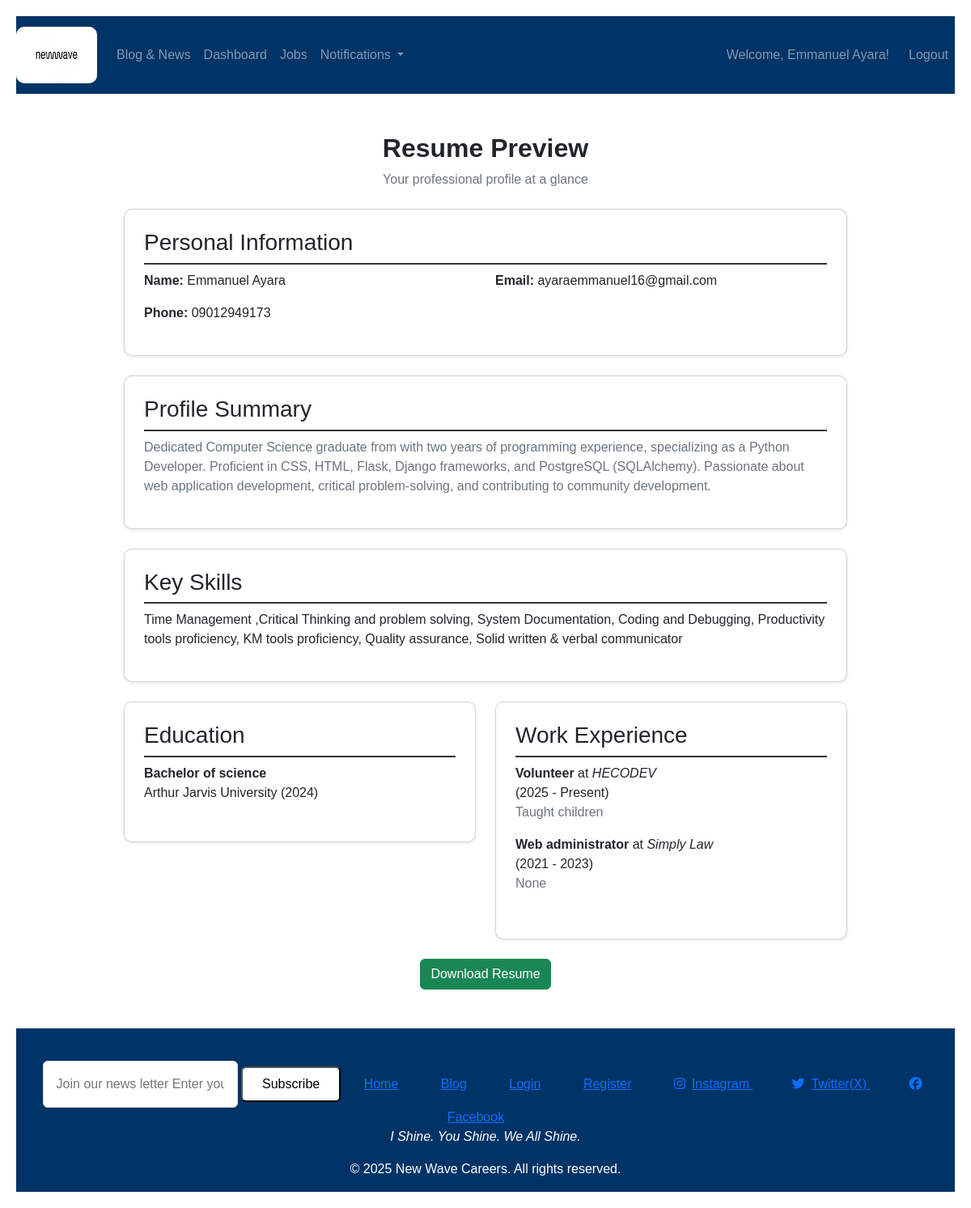
/resume/preview (signed in), run on the app's committed database.
### models.py (models this page shows, shortened)
class User(db.Model, UserMixin):
    id = db.Column(db.Integer, primary_key=True)
    username = db.Column(db.String(100), unique=True, nullable=False)
    email = db.Column(db.String(150), unique=True, nullable=False, index=True)
    password = db.Column(db.String(200), nullable=False)
    is_admin = db.Column(db.Boolean, default=False)
    bio = db.Column(db.Text, nullable=True)
    location = db.Column(db.String(100), nullable=True)
    applications = db.relationship('Application', backref='user_applications', lazy=True)  # Link Applications
    role = db.Column(db.Enum(UserRole), nullable=False, default=UserRole.JOB_SEEKER)
    profile_image = db.Column(db.String(200), nullable=True, default='default.jpg')
    notifications = db.relationship('Notification', backref='receiver', lazy='dynamic')
    applications = db.relationship('Application', backref='applicant', lazy='dynamic')
    saved_jobs = db.relationship('Job', secondary='saved_jobs', backref='saved_by', lazy='dynamic')

class Resume(db.Model):
    id = db.Column(db.Integer, primary_key=True)
    user_id = db.Column(db.Integer, db.ForeignKey("user.id"), nullable=False)
    full_name = db.Column(db.String(150), nullable=False)
    phone = db.Column(db.String(20), nullable=False)
    email = db.Column(db.String(150), nullable=False)
    profile_summary = db.Column(db.Text, nullable=True)  # Profile Summary
    activities_interests = db.Column(db.Text, nullable=True)  # List of activities
    key_skills = db.Column(db.Text, nullable=True)  # List of skills
    education = db.relationship("Education", backref="resume", lazy=True, cascade="all, delete-orphan")  # Multiple entries
    experience = db.relationship("WorkExperience", backref="resume", lazy=True, cascade="all, delete-orphan")  # Multiple entries
    user = db.relationship("User", backref="resume", uselist=False)

class Education(db.Model):
    id = db.Column(db.Integer, primary_key=True)
    resume_id = db.Column(db.Integer, db.ForeignKey("resume.id"), nullable=False)
    degree = db.Column(db.String(200), nullable=False)
    institution = db.Column(db.String(200), nullable=False)
    year = db.Column(db.String(50), nullable=False)

class WorkExperience(db.Model):
    id = db.Column(db.Integer, primary_key=True)
    resume_id = db.Column(db.Integer, db.ForeignKey("resume.id"), nullable=False)
    job_title = db.Column(db.String(200), nullable=False)
    company = db.Column(db.String(200), nullable=False)
    location = db.Column(db.String(200), nullable=True)
    start_year = db.Column(db.String(50), nullable=False)
    end_year = db.Column(db.String(50), nullable=True)
    description = db.Column(db.Text, nullable=True)

### routes.py (the view)
@app.route("/resume/preview")
@login_required
def resume_preview():
    resume = Resume.query.filter_by(user_id=current_user.id).order_by(Resume.id.desc()).first()
    if not resume:
        flash("You have not created a resume yet.", "warning")
        return redirect(url_for("resume"))
    education = Education.query.filter_by(resume_id=resume.id).all()
    experience = WorkExperience.query.filter_by(resume_id=resume.id).all()
    return render_template("resume_preview.html", resume=resume, education=education, experience=experience, UserRole=UserRole)

### app.py (called while the page is built)
@app.after_request
def add_header(response):
    response.headers["Cache-Control"] = "no-store, no-cache, must-revalidate, max-age=0"
    return response

### models.py (called while the page is built)
@login_manager.user_loader
def load_user(user_id):
    return User.query.get(int(user_id))

### templates/resume_preview.html (shortened to what this page needs)
{% extends "layout.html" %}
{% block content %}
<!DOCTYPE html>
<html>
<head>
    <link rel="stylesheet" href="https://cdn.jsdelivr.net/npm/bootstrap@5.3.0/dist/css/bootstrap.min.css">
</head>
<body>
<div class="container mt-5">
    <div class="text-center mb-4">
        <h2 class="fw-bold">Resume Preview</h2>
        <p class="text-muted">Your professional profile at a glance</p>
    </div>
    <div class="card shadow-sm p-4 mb-4">
        <h3 class="border-bottom pb-2">Personal Information</h3>
        <div class="row">
            <div class="col-md-6">
                <p><strong>Name:</strong> {{ resume.full_name }}</p>
                <p><strong>Phone:</strong> {{ resume.phone }}</p>
            </div>
            <div class="col-md-6">
                <p><strong>Email:</strong> {{ resume.email }}</p>
            </div>
        </div>
    </div>
    <div class="card shadow-sm p-4 mb-4">
        <h3 class="border-bottom pb-2">Profile Summary</h3>
        <p class="text-muted">{{ resume.profile_summary }}</p>
    </div>
    <div class="card shadow-sm p-4 mb-4">
        <h3 class="border-bottom pb-2">Key Skills</h3>
        <p>{{ resume.key_skills }}</p>
    </div>
    <div class="row">
        <div class="col-md-6">
            <div class="card shadow-sm p-4 mb-4">
                <h3 class="border-bottom pb-2">Education</h3>
                <ul class="list-unstyled">
                    {% for edu in education %}
                        <li class="mb-2">
                            <strong>{{ edu.degree }}</strong><br>
                            {{ edu.institution }} ({{ edu.year }})
                        </li>
                    {% endfor %}
                </ul>
            </div>
        </div>
        <div class="col-md-6">
            <div class="card shadow-sm p-4 mb-4">
                <h3 class="border-bottom pb-2">Work Experience</h3>
                <ul class="list-unstyled">
                    {% for exp in experience %}
                        <li class="mb-3">
                            <strong>{{ exp.job_title }}</strong> at <em>{{ exp.company }}</em><br>
                            ({{ exp.start_year }} - {{ exp.end_year }})<br>
                            <span class="text-muted">{{ exp.description }}</span>
                        </li>
                    {% endfor %}
                </ul>
            </div>
        </div>
    </div>
</div>
<div style="display: flex; justify-content: center;">
    <a href="{{ url_for('resume_download') }}" class="btn btn-success"
       style="transition: background-color 0.3s ease;"
       onmouseover="this.style.backgroundColor='darkgreen'; this.style.color='white';"
       onmouseout="this.style.backgroundColor='green'; this.style.color='white';">
       Download Resume
    </a>
</div>
</body>
</html>
{% endblock %}

### templates/layout.html (shortened to what this page needs)
<!DOCTYPE html>
<html lang="en">
<head>
  <link rel="stylesheet" href="https://cdnjs.cloudflare.com/ajax/libs/font-awesome/6.5.0/css/all.min.css" />
  <link rel="stylesheet" href="https://stackpath.bootstrapcdn.com/bootstrap/4.5.2/css/bootstrap.min.css">
  <link rel="stylesheet" href="static/style.css">
</head>
<body>
  <nav class="navbar navbar-expand-lg navbar-dark bg-primary">
    <a class="navbar-brand" href="{{ url_for('home') }}">
      <img src="/static/logo.jpg" alt="Logo" style="height: 70px; width: 100px; border-radius: 10px;">
    </a>
    <div class="collapse navbar-collapse" id="navbarContent">
      <ul class="navbar-nav mr-auto">
        {% if current_user.is_authenticated %}
          {% if current_user.role == UserRole.JOB_SEEKER %}
            <li class="nav-item"><a class="nav-link" href="{{ url_for('blog') }}">Blog & News</a></li>
            <li class="nav-item"><a class="nav-link" href="{{ url_for('dashboard') }}">Dashboard</a></li>
            <li class="nav-item"><a class="nav-link" href="{{ url_for('jobs') }}">Jobs</a></li>
            <li class="nav-item dropdown">
              <a class="nav-link dropdown-toggle" href="{{ url_for('notifications') }}" id="notificationDropdown" role="button" data-bs-toggle="dropdown" aria-expanded="false">
                  Notifications
                  {% set unread = current_user.notifications|selectattr("is_read", "equalto", False)|list %}
              </a>
                {% set sorted_notifications = current_user.notifications | sort(attribute="timestamp", reverse=True) %}
          </li>
          {% endif %}
        {% else %}
          <li class="nav-item"><a class="nav-link" href="{{ url_for('blog') }}">Blog & News</a></li>
          <li class="nav-item"><a class="nav-link" href="{{ url_for('login') }}">Login</a></li>
          <li class="nav-item"><a class="nav-link" href="{{ url_for('register') }}">Register</a></li>
        {% endif %}
      </ul>
      {% if current_user.is_authenticated %}
        <span class="navbar-text">Welcome, {{ current_user.username }}!</span>
        <ul class="navbar-nav ml-3">
          <li class="nav-item"><a class="nav-link" href="{{ url_for('logout') }}">Logout</a></li>
        </ul>
      {% endif %}
    </div>
  </nav>
  <div class="container mt-4">
    {% block content %}{% endblock %}
  </div>
  <footer class="footer bg-primary text-white mt-5 py-3">
    <div class="max-w-7xl mx-auto px-6 grid grid-cols-1 md:grid-cols-4 gap-10">
      <div>
        <div class="flex flex-col text-right text-center space-y-3">
          <form action="#" method="POST" class="flex flex-col space-y-3">
            <input type="email" placeholder="Join our news letter Enter your email"
                   class="p-3 rounded bg-blue-800 border border-blue-700 text-blue-900 placeholder-gray-300 focus:outline-none focus:ring-2 focus:ring-blue-400">
            <button type="submit"
                    class="bg-white text-blue-900 font-semibold py-2 px-4 rounded hover:bg-gray-200 transition duration-300">
              Subscribe
            </button>
          <a href="{{ url_for('home') }}" class="bg-blue-700 hover:bg-blue-800 text-blue-900 px-4 py-2 rounded text-sm transition duration-300">Home</a>
          <a href="{{ url_for('blog') }}" class="bg-blue-700 hover:bg-blue-800 text-blue-900 px-4 py-2 rounded text-sm transition duration-300">Blog</a>
          <a href="{{ url_for('login') }}" class="bg-blue-700 hover:bg-blue-800 text-blue-900 px-4 py-2 rounded text-sm transition duration-300">Login</a>
          <a href="{{ url_for('register') }}" class="bg-blue-700 hover:bg-blue-800 text-blue-900 px-4 py-2 rounded text-sm transition duration-300">Register</a>
          <a href="https://instagram.com/newwavecareers" target="_blank" class="bg-blue-700 hover:bg-blue-800 flex items-center px-4 py-2 rounded transition duration-300">
            <i class="fab fa-instagram mr-2"></i>Instagram
          </a>
          <a href="https://twitter.com/newwavecareers" target="_blank" class="bg-blue-700 hover:bg-blue-800 flex items-center px-4 py-2 rounded transition duration-300">
            <i class="fab fa-twitter mr-2"></i>Twitter(X)
          </a>
          <a href="https://facebook.com/newwavecareers" target="_blank" class="bg-blue-700 hover:bg-blue-800 flex items-center px-4 py-2 rounded transition duration-300">
            <i class="fab fa-facebook mr-2"></i>Facebook
          </a>
        </div>
      </div>
    </div>
    <div class="mt-12 border-t border-blue-800 pt-6 text-center text-blue-900 text-sm text-gray-300">
      <p><em>I Shine. You Shine. We All Shine.</em></p>
      &copy; 2025 New Wave Careers. All rights reserved.
    </div>
  </footer>
</body>
</html>

### static/style.css (style rules this page uses)
:root { --main-blue: #003366; --dark-blue: #002244; }
.navbar.bg-primary, .footer.bg-primary { background-color: var(--main-blue) !important; }
body { background-color: #f8f9fa; color: #333; }
.container { margin-top: 20px; }
.footer { position: relative; bottom: 0; width: 100%; }
body { font-family: 'Segoe UI', sans-serif; }

### templates/resume_preview.html (style rules this page uses)
body { font-family: Arial, sans-serif; padding: 20px; }
.container { width: 90%; margin: auto; }
.card { border-radius: 10px; box-shadow: 0 4px 6px rgba(0, 0, 0, 0.1); }
.border-bottom { border-bottom: 2px solid #333 !important; }
.text-muted { color: #6c757d !important; }

### data on the page
User: username "Emmanuel Ayara"
Resume: full_name "Emmanuel Ayara", phone "09012949173", email "ayaraemmanuel16@gmail.com", profile_summary "Dedicated Computer Science graduate from with two years of programming experience, specializing as a Python Developer. Proficient in CSS, HTML, Flask, Django frameworks, and PostgreSQL (SQLAlchemy). Passionate about web application development, critical problem-solving, and contributing to community development.", key_skills "Time Management ,Critical Thinking and problem solving, System Documentation, Coding and Debugging, Productivity tools proficiency, KM tools proficiency, Quality assurance, Solid written & verbal communicator"
Education: degree "Bachelor of science", institution "Arthur Jarvis University", year "2024"
WorkExperience: job_title "Volunteer", company "HECODEV", start_year "2025", end_year "Present", description "Taught children"
WorkExperience: job_title "Web administrator", company "Simply Law", start_year "2021", end_year "2023", description "None"
